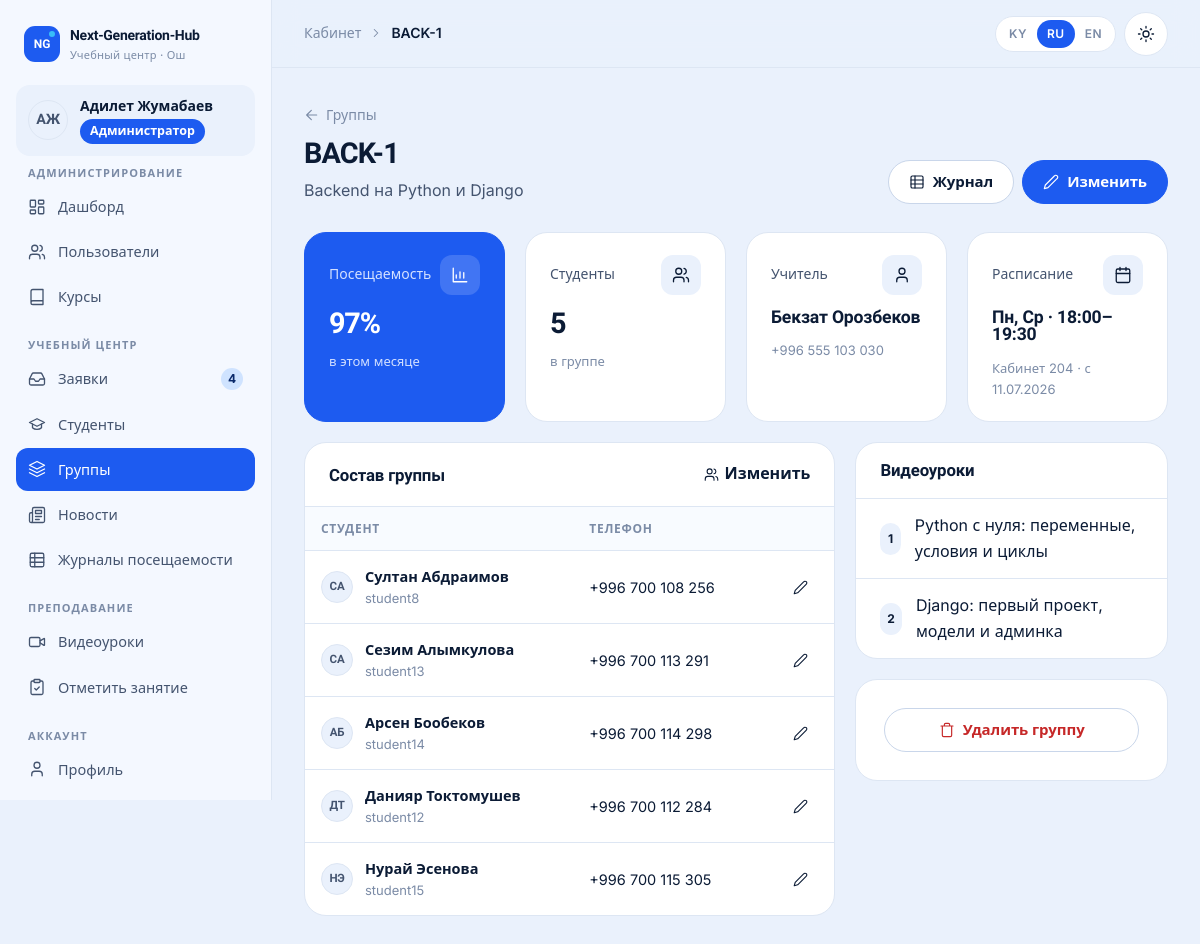
Screenshot of /cabinet/manager/groups/3/ (signed in) with the database file from the repository.
### accounts/models.py (models this page shows, shortened)
class User(AbstractUser):
    class Role(models.TextChoices):
        ADMIN = "admin", _("Administrator")
        MANAGER = "manager", _("Manager")
        TEACHER = "teacher", _("Teacher")
        STUDENT = "student", _("Student")
    role = models.CharField(_("role"), max_length=16, choices=Role.choices, default=Role.STUDENT, db_index=True)
    phone = models.CharField(_("phone"), max_length=32, blank=True)
    photo = models.ImageField(_("photo"), upload_to="users/", blank=True)
    specialization = models.CharField(_("specialization"), max_length=160, blank=True)
    about = models.TextField(_("about"), blank=True)
    class Meta:
        verbose_name = _("user")
        verbose_name_plural = _("users")
        ordering = ["last_name", "first_name", "username"]
    @property
    def display_name(self):
        return self.get_full_name() or self.username
    @property
    def initials(self):
        parts = [p for p in (self.first_name, self.last_name) if p]
        if parts:
            return "".join(p[0] for p in parts).upper()[:2]
        return self.username[:2].upper()
    @property
    def is_admin_role(self):
        return self.is_superuser or self.role == self.Role.ADMIN
    @property
    def is_student(self):
        return self.role == self.Role.STUDENT
    def has_role(self, *roles):
        return self.is_admin_role or self.role in roles

### core/models.py (models this page shows, shortened)
class Group(models.Model):
    name = models.CharField(_("name"), max_length=120)
    course = models.ForeignKey(Course, verbose_name=_("course"), on_delete=models.PROTECT, related_name="groups")
    teacher = models.ForeignKey(
        settings.AUTH_USER_MODEL,
        verbose_name=_("teacher"),
        on_delete=models.SET_NULL,
        null=True,
        blank=True,
        related_name="teaching_groups",
        limit_choices_to={"role": "teacher"},
    )
    students = models.ManyToManyField(
        settings.AUTH_USER_MODEL,
        verbose_name=_("students"),
        related_name="study_groups",
        blank=True,
        limit_choices_to={"role": "student"},
    )
    weekdays = models.CharField(
        _("days of week"), max_length=20, blank=True, help_text=_("Comma-separated numbers: 0 = Monday … 6 = Sunday.")
    )
    start_time = models.TimeField(_("start time"), null=True, blank=True)
    end_time = models.TimeField(_("end time"), null=True, blank=True)
    room = models.CharField(_("room"), max_length=60, blank=True)
    start_date = models.DateField(_("start date"), default=datetime.date.today)
    is_active = models.BooleanField(_("active"), default=True)
    created_at = models.DateTimeField(auto_now_add=True)
    class Meta:
        verbose_name = _("group")
        verbose_name_plural = _("groups")
        ordering = ["-is_active", "name"]
    @property
    def weekday_list(self):
        return sorted({int(d) for d in re.findall(r"\d", self.weekdays or "") if int(d) < 7})
    @property
    def schedule_display(self):
        labels = dict(WEEKDAYS)
        days = ", ".join(str(labels[d]) for d in self.weekday_list)
        if self.start_time and self.end_time:
            time = f"{self.start_time:%H:%M}–{self.end_time:%H:%M}"
            return f"{days} · {time}" if days else time
        return days

class TranslatableMixin:
    def tr(self, field, lang=None):
        lang = (lang or get_language() or FALLBACK_LANGUAGE).split("-")[0]
        if lang not in CONTENT_LANGUAGES:
            lang = FALLBACK_LANGUAGE
        value = getattr(self, f"{field}_{lang}", "") or ""
        if not value and lang != FALLBACK_LANGUAGE:
            value = getattr(self, f"{field}_{FALLBACK_LANGUAGE}", "") or ""
        return value

class Course(TranslatableMixin, models.Model):
    class Level(models.TextChoices):
        BEGINNER = "beginner", _("Beginner")
        INTERMEDIATE = "intermediate", _("Intermediate")
        ADVANCED = "advanced", _("Advanced")
    direction = models.CharField(_("direction"), max_length=20, choices=Direction.choices, db_index=True)
    slug = models.SlugField(_("slug"), max_length=80, unique=True)
    title_ru = models.CharField(_("title (RU)"), max_length=160)
    title_ky = models.CharField(_("title (KY)"), max_length=160, blank=True)
    title_en = models.CharField(_("title (EN)"), max_length=160, blank=True)
    short_ru = models.CharField(_("short description (RU)"), max_length=300, blank=True)
    short_ky = models.CharField(_("short description (KY)"), max_length=300, blank=True)
    short_en = models.CharField(_("short description (EN)"), max_length=300, blank=True)
    description_ru = models.TextField(_("full description (RU)"), blank=True)
    description_ky = models.TextField(_("full description (KY)"), blank=True)
    description_en = models.TextField(_("full description (EN)"), blank=True)
    level = models.CharField(_("level"), max_length=20, choices=Level.choices, default=Level.BEGINNER)
    age_from = models.PositiveSmallIntegerField(_("age from"), default=10)
    age_to = models.PositiveSmallIntegerField(_("age to"), default=17)
    duration_months = models.PositiveSmallIntegerField(_("duration, months"), default=6)
    lessons_per_week = models.PositiveSmallIntegerField(_("lessons per week"), default=2)
    price = models.PositiveIntegerField(_("price, KGS per month"), default=0)
    cover = models.ImageField(_("cover"), upload_to="courses/", blank=True)
    teachers = models.ManyToManyField(
        settings.AUTH_USER_MODEL,
        verbose_name=_("teachers"),
        related_name="courses_taught",
        blank=True,
        limit_choices_to={"role": "teacher"},
    )
    is_active = models.BooleanField(_("active"), default=True)
    order = models.PositiveSmallIntegerField(_("order"), default=0)
    created_at = models.DateTimeField(auto_now_add=True)
    class Meta:
        verbose_name = _("course")
        verbose_name_plural = _("courses")
        ordering = ["order", "title_ru"]

class Lesson(models.Model):
    course = models.ForeignKey(Course, verbose_name=_("course"), on_delete=models.CASCADE, related_name="lessons")
    group = models.ForeignKey(
        Group,
        verbose_name=_("group"),
        on_delete=models.SET_NULL,
        null=True,
        blank=True,
        related_name="lessons",
        help_text=_("Leave empty to show the lesson to all groups of the course."),
    )
    teacher = models.ForeignKey(
        settings.AUTH_USER_MODEL,
        verbose_name=_("teacher"),
        on_delete=models.SET_NULL,
        null=True,
        related_name="lessons",
    )
    number = models.PositiveSmallIntegerField(_("lesson number"), default=1)
    title = models.CharField(_("title"), max_length=200)
    description = models.TextField(_("description"), blank=True)
    video_file = models.FileField(
        _("video file"), upload_to="lessons/video/%Y/%m/", blank=True, validators=[validate_video_file]
    )
    youtube_url = models.URLField(_("YouTube link"), blank=True, validators=[validate_youtube_url])
    materials = models.FileField(_("materials"), upload_to="lessons/materials/%Y/%m/", blank=True)
    is_published = models.BooleanField(_("published"), default=True)
    created_at = models.DateTimeField(_("created"), auto_now_add=True)
    updated_at = models.DateTimeField(auto_now=True)
    class Meta:
        verbose_name = _("video lesson")
        verbose_name_plural = _("video lessons")
        ordering = ["course", "number", "-created_at"]

### cabinet/views/manager.py (the view)
# urls.py: path("manager/groups/<int:pk>/", manager.group_detail, name="manager_group_detail"),
@role_required(R.MANAGER)
def group_detail(request, pk):
    group = get_object_or_404(Group.objects.select_related("course", "teacher"), pk=pk)
    return render(
        request,
        "cabinet/manager/group_detail.html",
        {
            "group": with_month_percent([group])[0],
            "students": group.students.order_by("last_name", "first_name"),
            "lessons": group.course.lessons.filter(Q(group=group) | Q(group__isnull=True)).select_related("teacher")[:8],
            "page_title": group.name,
        },
    )

### templates/cabinet/manager/group_detail.html (shortened to what this page needs)
{% extends "cabinet/base.html" %}
{% load i18n core_tags %}
{% block content %}
<a class="back-link" href="{% url 'cabinet:manager_groups' %}">{% icon "arrow-left" 16 %} {% trans "Groups" %}</a>
<div class="page-head">
  <div>
    <h1>{{ group.name }} {% if not group.is_active %}<span class="badge">{% trans "Archive" %}</span>{% endif %}</h1>
    <p>{{ group.course|tr:"title" }}</p>
  </div>
  <div class="actions">
    <a class="btn" href="{% url 'cabinet:journal_month' group.pk %}">{% icon "table" 16 %} {% trans "Journal" %}</a>
    <a class="btn btn-primary" href="{% url 'cabinet:manager_group_edit' group.pk %}">{% icon "edit" 16 %} {% trans "Edit" %}</a>
  </div>
</div>
<div class="grid grid-4 keep-2" style="margin-bottom:20px">
  <div class="card stat is-ink"><div class="stat-top">{% trans "Attendance" %}<span class="stat-ic">{% icon "chart" 18 %}</span></div><b>{% if group.month_percent is not None %}{{ group.month_percent }}%{% else %}—{% endif %}</b><small>{% trans "this month" %}</small></div>
  <div class="card stat"><div class="stat-top">{% trans "Students" %}<span class="stat-ic">{% icon "users" 18 %}</span></div><b>{{ group.n_students }}</b><small>{% trans "in the group" %}</small></div>
  <div class="card stat"><div class="stat-top">{% trans "Teacher" %}<span class="stat-ic">{% icon "user" 18 %}</span></div><b style="font-size:1.1rem;letter-spacing:-.01em">{{ group.teacher.display_name|default:"—" }}</b><small>{{ group.teacher.phone|default:"" }}</small></div>
  <div class="card stat"><div class="stat-top">{% trans "Schedule" %}<span class="stat-ic">{% icon "calendar" 18 %}</span></div><b style="font-size:1.1rem;letter-spacing:-.01em">{{ group.schedule_display|default:"—" }}</b><small>{% if group.room %}{% trans "Room" %} {{ group.room }} · {% endif %}{% trans "since" %} {{ group.start_date|date:"d.m.Y" }}</small></div>
</div>
<div class="grid grid-main">
  <section class="card">
    <div class="card-head"><h2>{% trans "Group members" %}</h2><a class="link" href="{% url 'cabinet:manager_group_edit' group.pk %}">{% icon "users" 15 %} {% trans "Change" %}</a></div>
    {% if students %}
    <div class="table-wrap">
      <table class="table">
        <thead><tr><th>{% trans "Student" %}</th><th>{% trans "Phone" %}</th><th></th></tr></thead>
        <tbody>
          {% for s in students %}
          <tr{% if not s.is_active %} class="is-muted-row"{% endif %}>
            <td><div class="user-cell">{% include "partials/avatar.html" with u=s size="avatar-sm" %}<div style="min-width:0"><b>{{ s.display_name }}</b><small>{{ s.username }}</small></div></div></td>
            <td class="nowrap">{{ s.phone|default:"—" }}</td>
            <td class="text-right"><a class="btn btn-ghost btn-icon btn-sm" href="{% url 'cabinet:manager_student_edit' s.pk %}" aria-label="{% trans 'Edit' %}">{% icon "edit" 15 %}</a></td>
          </tr>
          {% endfor %}
        </tbody>
      </table>
    </div>
    {% else %}
      {% trans "No students in the group" as t1 %}{% url 'cabinet:manager_group_edit' group.pk as u %}{% trans "Add students" as t3 %}
    {% endif %}
  </section>
  <div class="grid">
    <section class="card">
      <div class="card-head"><h2>{% trans "Video lessons" %}</h2></div>
      <ul class="list">
        {% for l in lessons %}<li><span class="n stat-ic" style="width:32px;height:32px;font-size:12px;font-weight:700">{{ l.number }}</span><a class="grow row-link" href="{% url 'cabinet:lesson_detail' l.pk %}">{{ l.title }}</a></li>
        {% empty %}<li class="faint">{% trans "No lessons yet" %}</li>{% endfor %}
      </ul>
    </section>
    <form class="card card-pad" method="post" action="{% url 'cabinet:manager_group_delete' group.pk %}" data-confirm="{% trans 'Delete this group? If it has attendance records, it will be archived instead.' %}">
      <button type="submit" class="btn btn-danger btn-block">{% icon "trash" 16 %} {% trans "Delete group" %}</button>
    </form>
  </div>
</div>
{% endblock %}

### templates/cabinet/base.html (shortened to what this page needs)
{% load static i18n core_tags %}{% get_current_language as LANGUAGE_CODE %}<!doctype html>
<html lang="{{ LANGUAGE_CODE }}" class="no-js">
<head>
  {% include "partials/head.html" %}
</head>
<body>
  <div class="cab">
    <aside class="cab-sidebar" id="cab-sidebar" aria-label="{% trans 'Cabinet menu' %}">
      <div class="row-between" style="flex-wrap:nowrap">
        {% include "partials/logo.html" %}
      </div>
      <a class="cab-user" href="{% url 'accounts:profile' %}">
        {% include "partials/avatar.html" with u=user %}
        <span class="grow" style="min-width:0"><b>{{ user.display_name }}</b><span class="badge badge-role-{{ user.role }} no-dot" style="margin-top:4px">{{ user.get_role_display }}</span></span>
      </a>
      <nav class="cab-nav">
        {% for title, items in sidebar_sections %}
        <div>
          <h6>{{ title }}</h6>
          <ul>
            {% for item in items %}
            <li><a href="{{ item.url }}"{% if item.active %} aria-current="page"{% endif %}>{% icon item.icon 18 %}<span>{{ item.label }}</span>{% if item.badge %}<span class="nav-badge" aria-label="{% trans 'new' %}">{{ item.badge }}</span>{% endif %}</a></li>
            {% endfor %}
          </ul>
        </div>
        {% endfor %}
      </nav>
    </aside>
    <div class="cab-main">
      <header class="cab-topbar">
        <div class="crumbs">{% block crumbs %}<span>{% trans "Cabinet" %}</span>{% icon "chevron-right" 14 %}<b>{{ page_title }}</b>{% endblock %}</div>
        <div class="tools">
          {% include "partials/lang_switch.html" %}
          {% include "partials/theme_toggle.html" %}
        </div>
      </header>
      <main class="cab-content" id="content">
        {% block content %}{% endblock %}
      </main>
    </div>
  </div>
</body>
</html>

### templates/partials/avatar.html
<span class="avatar {{ size|default:'' }}" aria-hidden="true">{% if u.photo %}<img src="{{ u.photo.url }}" alt="" loading="lazy">{% else %}{{ u.initials }}{% endif %}</span>

### rows the page displays
User: initials "АЖ", display_name "Адилет Жумабаев", role "Администратор"
Group: name "BACK-1", course|tr "Backend на Python и Django", month_percent "97", n_students "5", teacher.display_name "Бекзат Орозбеков", teacher.phone "+996 555 103 030", schedule_display "Пн, Ср · 18:00–19:30", room "204", start_date "11.07.2026"
User: initials "СА", display_name "Султан Абдраимов", username "student8", phone "+996 700 108 256"
User: initials "СА", display_name "Сезим Алымкулова", username "student13", phone "+996 700 113 291"
User: initials "АБ", display_name "Арсен Бообеков", username "student14", phone "+996 700 114 298"
User: initials "ДТ", display_name "Данияр Токтомушев", username "student12", phone "+996 700 112 284"
User: initials "НЭ", display_name "Нурай Эсенова", username "student15", phone "+996 700 115 305"
Lesson: number "1", title "Python с нуля: переменные, условия и циклы"
Lesson: number "2", title "Django: первый проект, модели и админка"

### other values shown
{{ title }} "АДМИНИСТРИРОВАНИЕ" "УЧЕБНЫЙ ЦЕНТР" "ПРЕПОДАВАНИЕ" "АККАУНТ"
{{ item.label }} "Дашборд" "Пользователи" "Курсы" "Заявки" "Студенты" "Группы" "Новости" "Журналы посещаемости" "Видеоуроки" "Отметить занятие" "Профиль"
{{ item.badge }} "4"
{{ code|upper }} "KY" "RU" "EN"
